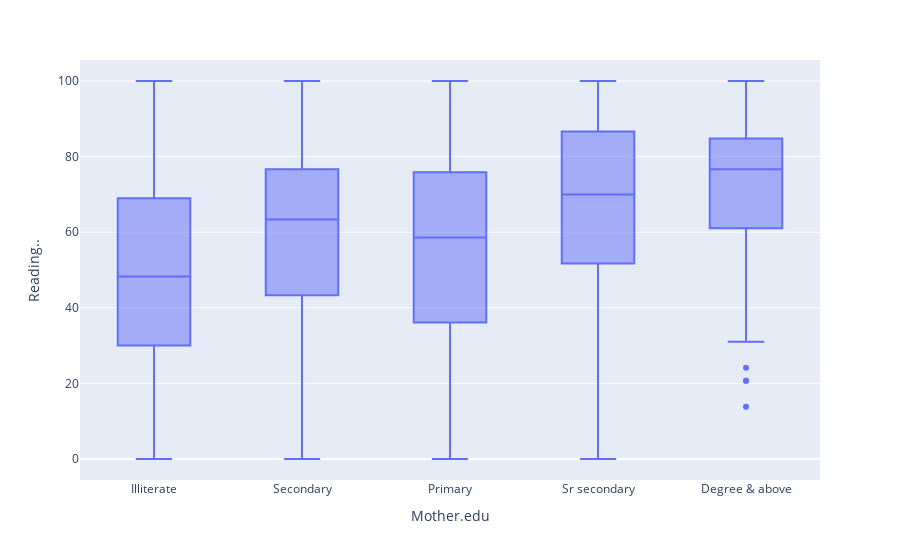

Notebook code cell kept with this figure:
### Code cell
import plotly.express as px
fig = px.box(df, x="Mother.edu", y="Reading..")
fig.show()

### Figure 1 — Plotly figure (JSON) as saved in the notebook; plotly's stock layout.template omitted (floating-point values rounded to 4 significant figures; data arrays with more than 128 entries replaced by an {"elided": "..."} marker saying what was removed)
{"data": [{"alignmentgroup": "True", "hovertemplate": "Mother.edu=%{x}<br>Reading..=%{y}<extra></extra>", "legendgroup": "", "marker": {"color": "#636efa"}, "name": "", "notched": false, "offsetgroup": "", "orientation": "v", "showlegend": false, "type": "box", "x": {"elided": "8801 str values"}, "x0": " ", "xaxis": "x", "y": {"elided": "8801 float values"}, "y0": " ", "yaxis": "y"}], "layout": {"boxmode": "group", "legend": {"tracegroupgap": 0}, "margin": {"t": 60}, "xaxis": {"anchor": "y", "domain": [0, 1], "title": {"text": "Mother.edu"}}, "yaxis": {"anchor": "x", "domain": [0, 1], "title": {"text": "Reading.."}}}}
